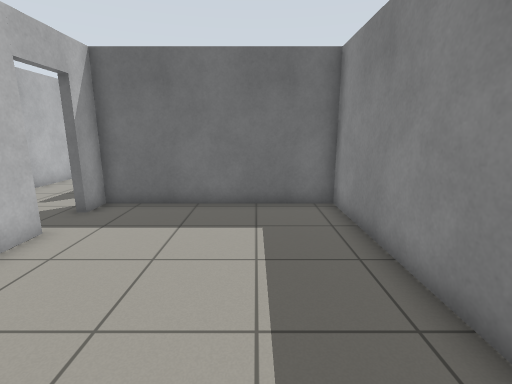
view 1 (above)

22 first-person views from a walk through a robot-simulator world made for Gazebo. The camera is 1.2 m above the floor, tilts 12° down and sees 85° across. The floor is counted in squares, 0.5 m on a side. Each view is taken from the middle of a square. On the plan, view 1 faces up. The plan holds only what a view shows up to about 18 squares ahead; the rest is blank. The place goes on beyond the plan.

view 2
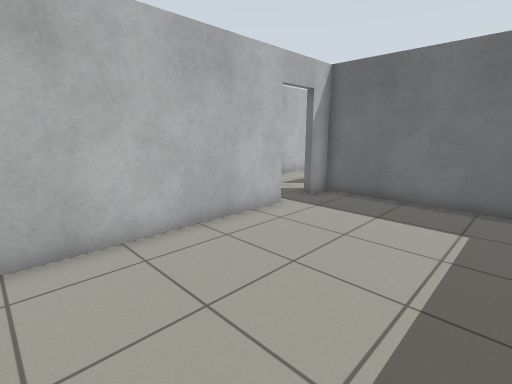

view 3
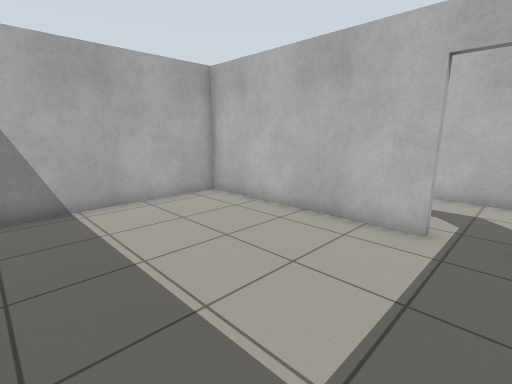

view 4
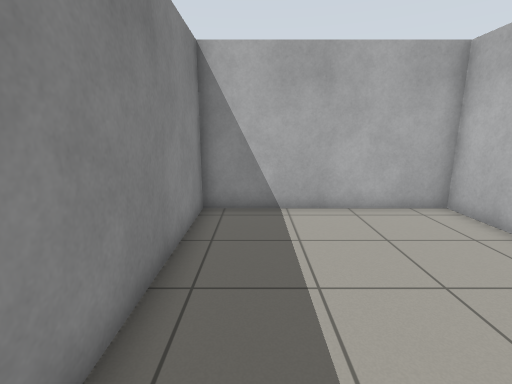

view 5
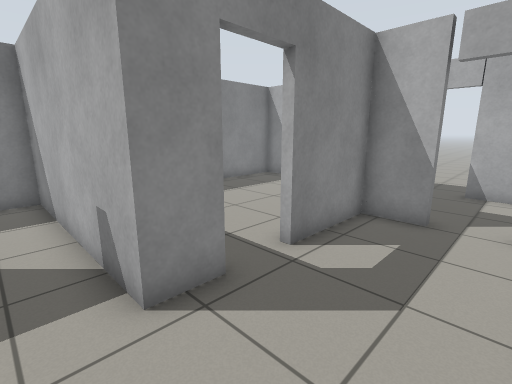

view 6
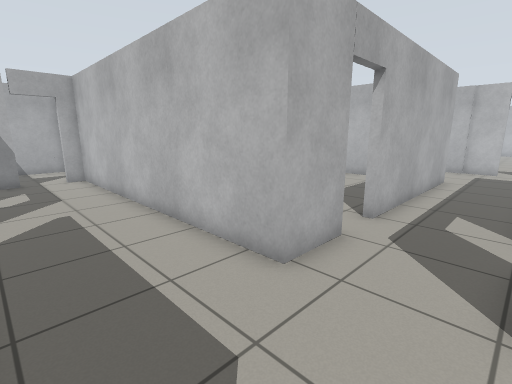

view 7
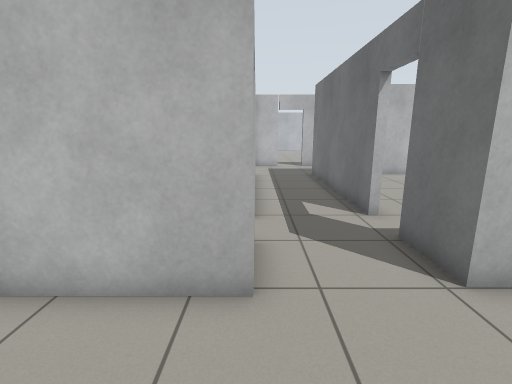

view 8
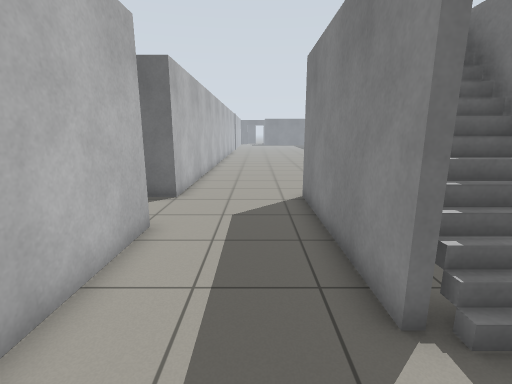

view 9
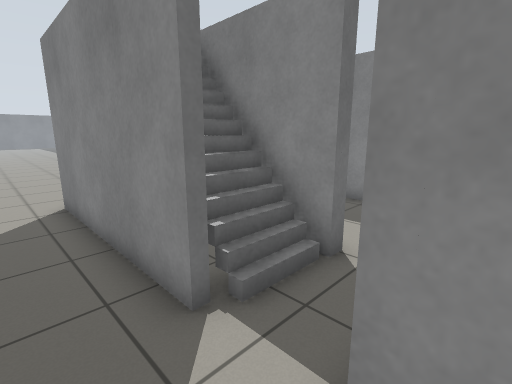

view 10
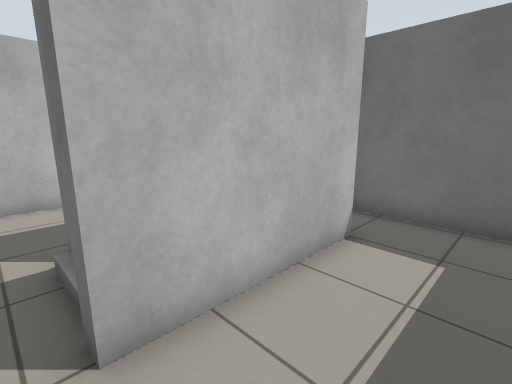

view 11
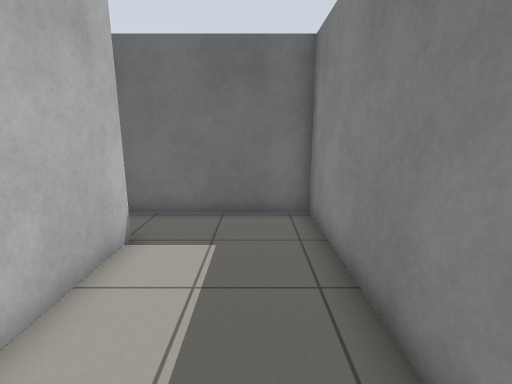

view 12
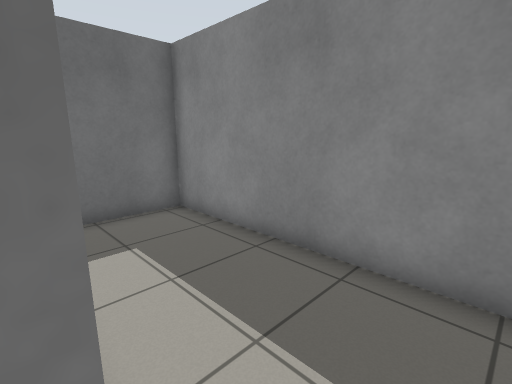

view 13
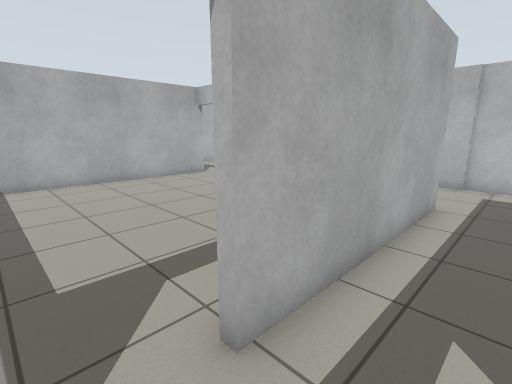

view 14
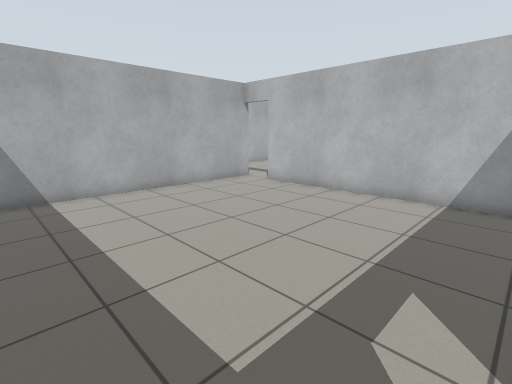

view 15
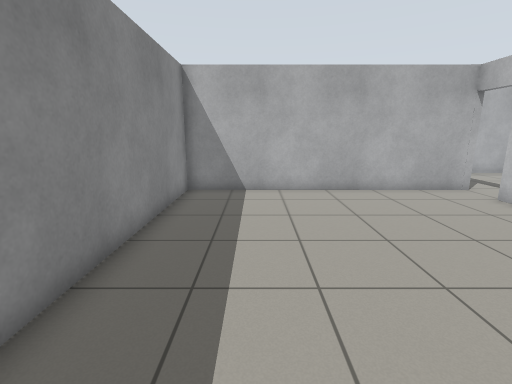

view 16
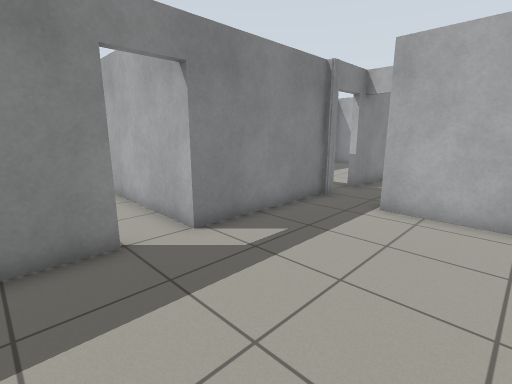

view 17
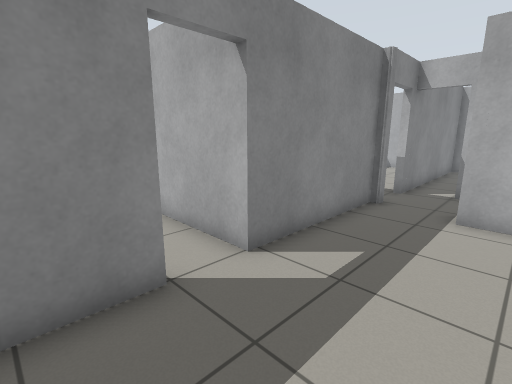

view 18
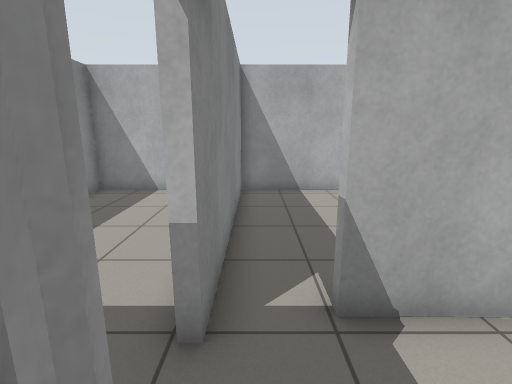

view 19
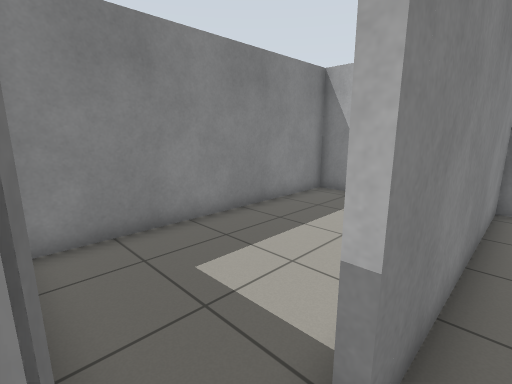

view 20
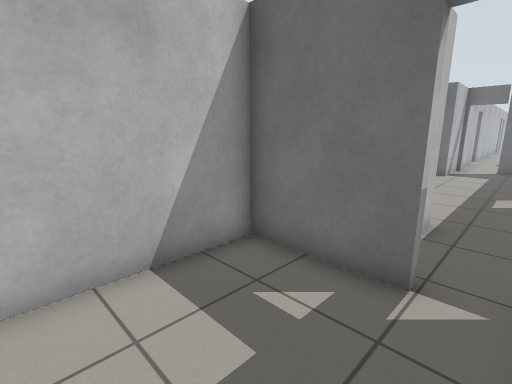

view 21
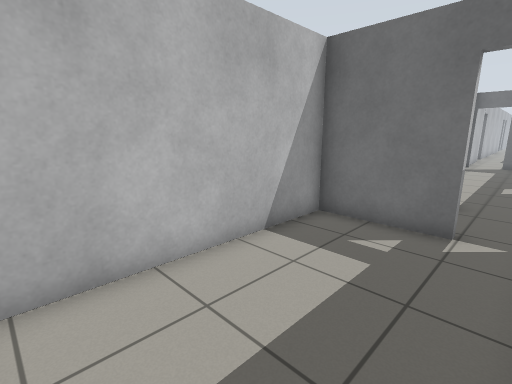

view 22
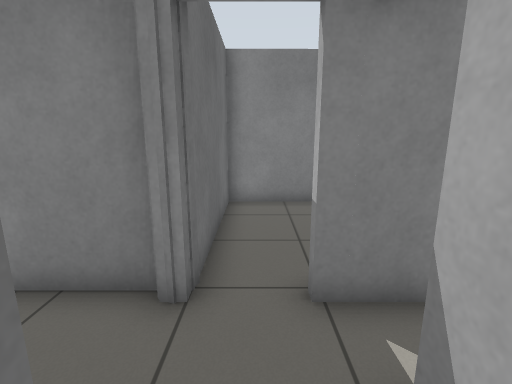

### Floor plan
Points are (right, up) in squares from view 1. A wall is a line through its corners. A room is listed if a view was taken in it or the views show most of it. See-through windows are left out.
Room 1 (views 1, 2, 3, 4)
walls: (-5.2, 6.5) (-5.2, -1.7) (2.7, -1.7) (2.7, 9.4) (-5.2, 9.4) (-5.2, 8.1)
ways out: open door at (-5, 7.5) to room 2
Room 2 (views 5, 6, 7, 8, 9)
walls: (-5.2, 12) (-5.2, 19.5); (-5.5, 8.1) (-5.5, 9.7) (-4.5, 9.7); (-9.8, 16) (-9.8, 3) (-9, 3); (-7.2, 3) (-5.5, 3) (-5.5, 6.5)
ways out: open door at (-5, 7.5) to room 1; opening at (-5, 11) to room 4; opening at (-9.5, 17.5) to room 5; open door at (-8.5, 3) to room 11
Room 3 (views 10, 11)
walls: (-1.9, 17.1) (-1.9, 11.6); (-1.5, 9.7) (2.7, 9.7) (2.6, 19.2) (-1.5, 19.2)
ways out: opening at (-2, 11) to room 4; opening at (-2, 18) to room 4
Room 4 (view 12)
walls: (-1.9, 11.6) (-2.4, 11.6) (-2.4, 15.1); (-1.5, 19.2) (-3, 19.2); (-4.5, 9.7) (-1.5, 9.7)
ways out: opening at (-5, 11) to room 2; opening at (-2, 11) to room 3; opening at (-2, 18) to room 3
objects: stairs (-4, 12) to (-3, 15)
Room 5 (view 13)
walls: (-22.1, 16) (-13.6, 16); (-13.9, 19.2) (-22.6, 19.2); (-26.6, 17.6) (-26.6, 15); (-12, 16) (-9.8, 16); (-10, 19.2) (-12.2, 19.2)
ways out: opening at (-9.5, 17.5) to room 2; open door at (-12.5, 16) to room 6; open door at (-25.5, 11.5) to room 7; open door at (-27, 18.5); open door at (-13.5, 19)
Room 6 (views 14, 15)
walls: (-21.8, 14.8) (-21.8, 5); (-22.1, 3.3) (-10.1, 3.3) (-10.1, 12.2)
ways out: open door at (-12.5, 16) to room 5; open door at (-22, 4.5) to room 7
Room 7 (views 16, 17)
walls: (-22.1, 5) (-22.1, 7.1); (-22.1, -1.6) (-22.1, 3.3); (-28, -1.7) (-24.7, -1.7); (-26.6, 11.5) (-26.6, 8.5) (-27, 8.5); (-23.9, 11.6) (-24.5, 11.6)
ways out: open door at (-25.5, 11.5) to room 5; open door at (-22, 4.5) to room 6; opening at (-23.5, -2.5) to room 8
Room 8 (views 18, 19, 22)
walls: (-26.4, -5.3) (-24.1, -5.3); (-24.7, -1.7) (-24.7, -2.5); (-22.5, -3) (-22.3, -2.6); (-22.4, -3) (-22.4, -2.6); (-22.1, -2.6) (-22.1, -1.6); (-21.8, -3.1) (-22.4, -2.8)
ways out: opening at (-23.5, -2.5) to room 7; open door at (-23.3, -5.3) to room 9; open door at (-22, -3.5) to room 10; open door at (-28, -5.5)
Room 9 (views 20, 21)
walls: (-26.6, -13.7) (-22.4, -13.7) (-22.4, -4.8); (-24.1, -5.6) (-27.6, -5.6) (-27.6, -13.1)
ways out: open door at (-23.3, -5.3) to room 8
Room 10 (no view inside)
walls: (-19.2, -13.7) (-16.3, -13.7) (-16.4, -3) (-22.5, -3)
ways out: open door at (-22, -3.5) to room 8
Room 11 (no view inside)
walls: (-9.9, -1.7) (-7.2, -1.7)
ways out: open door at (-8.5, 3) to room 2; open door at (-6.5, -2)

Positions as (right, up) in squares from view 1, and headings:
1: (0, 0), facing up
2: (1, -1), facing up-left
3: (2, 8), facing down-left
4: (1, 7), facing down
5: (-9, 11), facing down-right
6: (-6, 19), facing down-left
7: (-6, 16), facing left
8: (-7, 9), facing up
9: (-7, 9), facing up-right
10: (1, 11), facing up-left
11: (1, 11), facing up
12: (-2, 11), facing up-right
13: (-12, 18), facing down-left
14: (-11, 15), facing down-left
15: (-13, 15), facing down
16: (-28, 7), facing down-right
17: (-26, 7), facing down-right
18: (-23, -2), facing down
19: (-23, -3), facing down-right
20: (-23, -10), facing up-left
21: (-23, -13), facing up-left
22: (-26, -4), facing right
